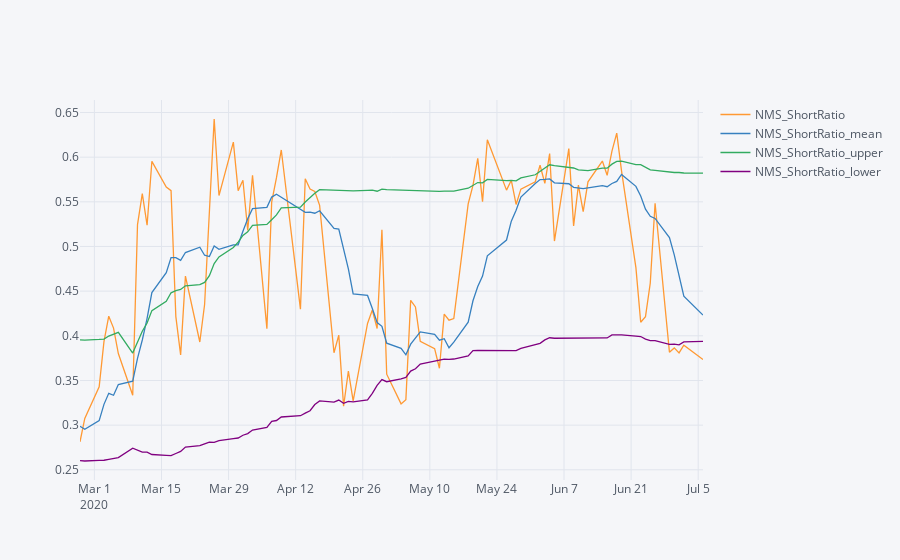
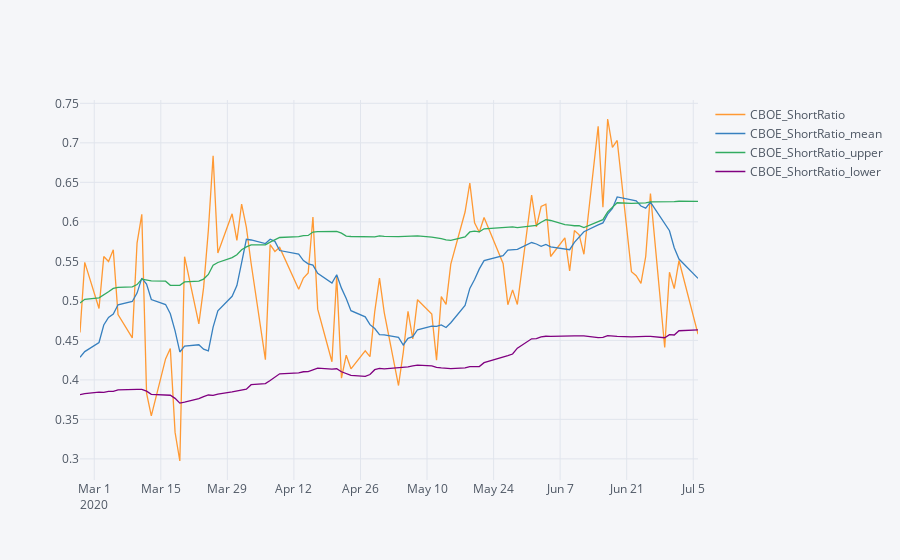

The code cell stored with these charts, in order, in its notebook:
### Code cell
single_stock_bound_view(short, ticker, ['NMS_ShortRatio', 'CBOE_ShortRatio'], 50, 1, 90)
